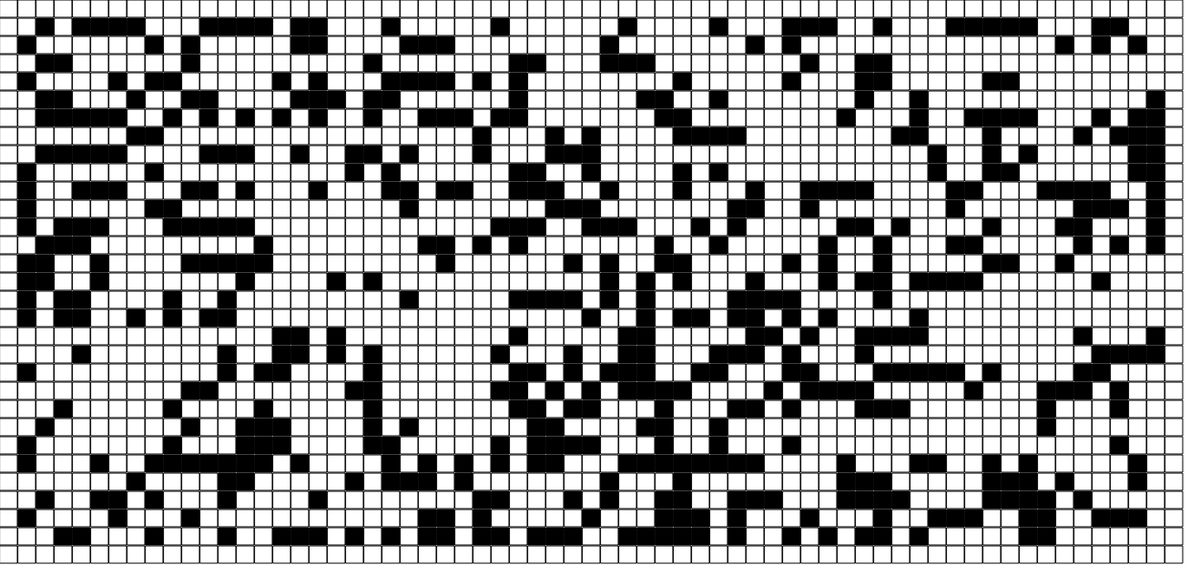
Frame 1 (no input)
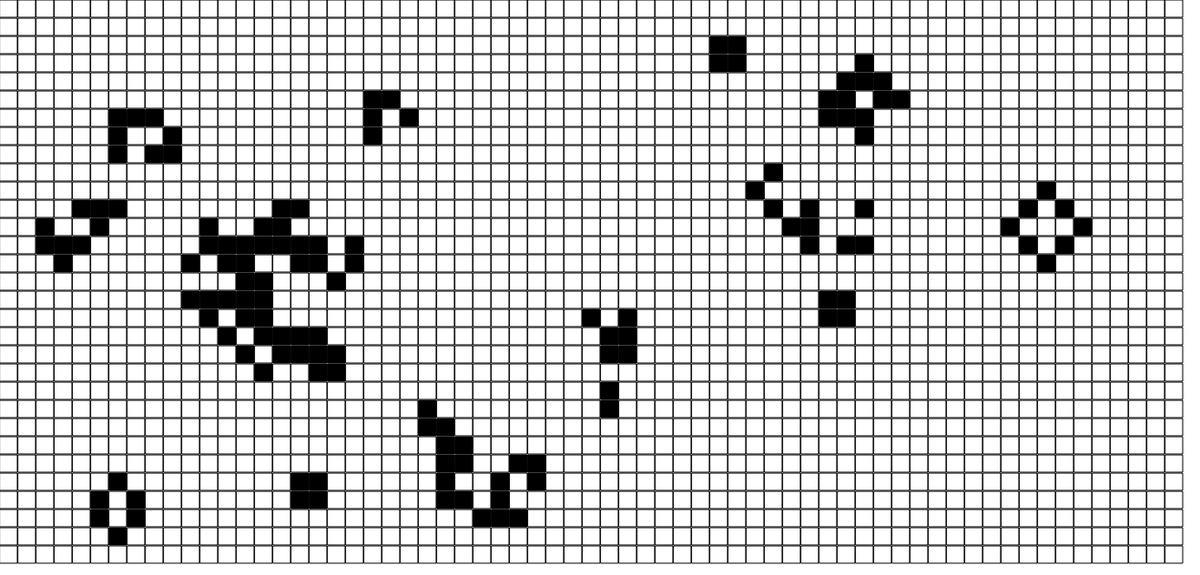
Frame 60 (no input)
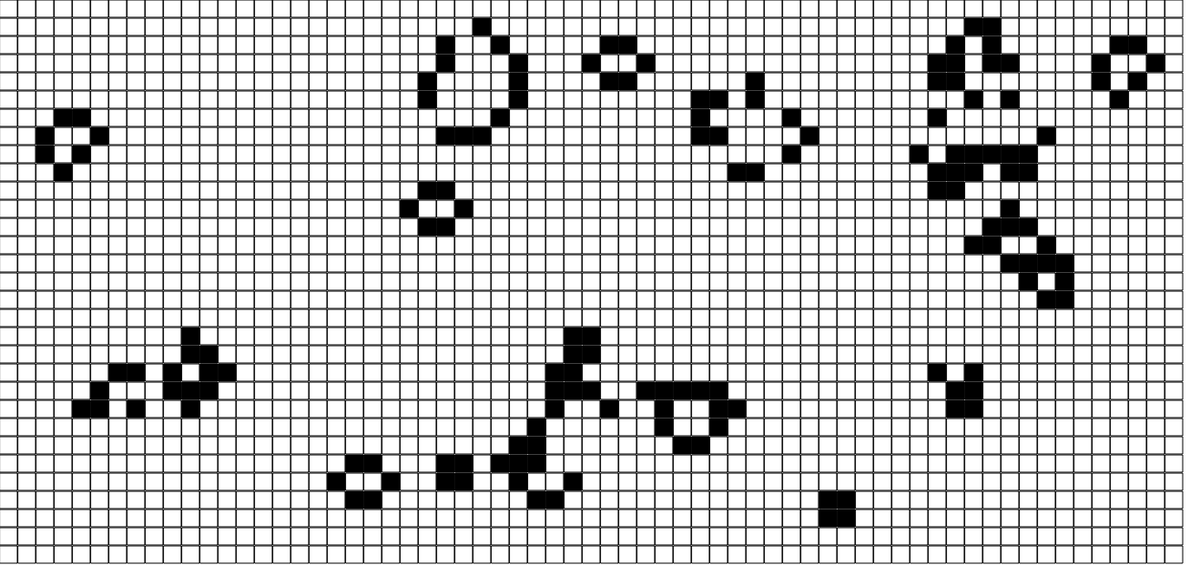
Frame 120 (the mouse pressed at the canvas centre since frame 60)

The p5.js sketch that drew these frames (run headless with seeded random() and noise() and a simulated clock; from frame 60 on, the mouse is pressed at the canvas centre):

// p5.js sketch
// ── sketch.js
/*
 * This is an attempt to make a customisable CA.
 * Provides options to customize no. of cell states, initial state, & the rules.
 * Each run demands all the options to be fulfilled
 */

let w; // cell dimensions
let columns; // # of columns in canvas
let rows; // # of rows in canvas
let board; // a 2D array to keep track of the cell data
let next; // additional 2D array to be used for swapping data
var caType = "gameOfLife";
var initState = "randomised";

function setup() {
  createCanvas(1318, 632);
  w = 20;
  // Calculate columns and rows
  columns = floor(width / w);
  rows = floor(height / w);

  // Wacky way to make a 2D array is JS
  board = new Array(columns);
  for (let i = 0; i < columns; i++) {
    board[i] = new Array(rows);
  }

  // Going to use multiple 2D arrays and swap them
  next = new Array(columns);
  for (i = 0; i < columns; i++) {
    next[i] = new Array(rows);
  }
  initGen(); // to fill up the canvas in the initial state
}

function draw() {
  background(255);
  updateGrid();
  represent();
}

// reset board when mouse is pressed
function mousePressed() {
  initGen();
}

// to intiate intial state of each cell corresponding to the possible states
function initGen(){
  var n = possibleStates();
  if(initState=="randomised")
  {
    for (let i = 0; i < columns; i++) {
      for (let j = 0; j < rows; j++) {
        // Lining the edges with 0s
        if (i == 0 || j == 0 || i == columns - 1 || j == rows - 1) board[i][j] = 0;
        // Filling the rest randomly
        else board[i][j] = floor(random(n));  // using processing's random function
        next[i][j] = 0;
      }
    }
  }

}

// to define all possible states of a cell corresponding to each CA type
function possibleStates(){
  if(caType=="gameOfLife"){
    return 2;
  }
  
}

// to update each cell data corresponding to the CA rule
function updateGrid(){
  if(caType=="gameOfLife"){
    // Loop through every spot in our 2D array and check spots neighbors
    for (let x = 1; x < columns - 1; x++) {
      for (let y = 1; y < rows - 1; y++) {
        // Add up all the states in a 3x3 surrounding grid
        let neighbors = 0;
        for (let i = -1; i <= 1; i++) {
          for (let j = -1; j <= 1; j++) {
            neighbors += board[x + i][y + j];
          }
        }
  
        // A little trick to subtract the current cell's state since
        // we added it in the above loop
        neighbors -= board[x][y];
        // Rules of Life
        if ((board[x][y] == 1) && (neighbors < 2)) next[x][y] = 0; // Loneliness
        else if ((board[x][y] == 1) && (neighbors > 3)) next[x][y] = 0; // Overpopulation
        else if ((board[x][y] == 0) && (neighbors == 3)) next[x][y] = 1; // Reproduction
        else next[x][y] = board[x][y]; // Stasis
      }
    }
    swap();
  }
}

// to represent the instantaneous cell states in a tangible form
function represent(){
  for (let i = 0; i < columns; i++) {
    for (let j = 0; j < rows; j++) {
      fill(255-floor(255*board[i][j]/(possibleStates()-1)));
      stroke(0);
      rect(i * w, j * w, w - 1, w - 1);
    }
  }
}


function swap() {
  let temp = board;
  board = next;
  next = temp;
}
